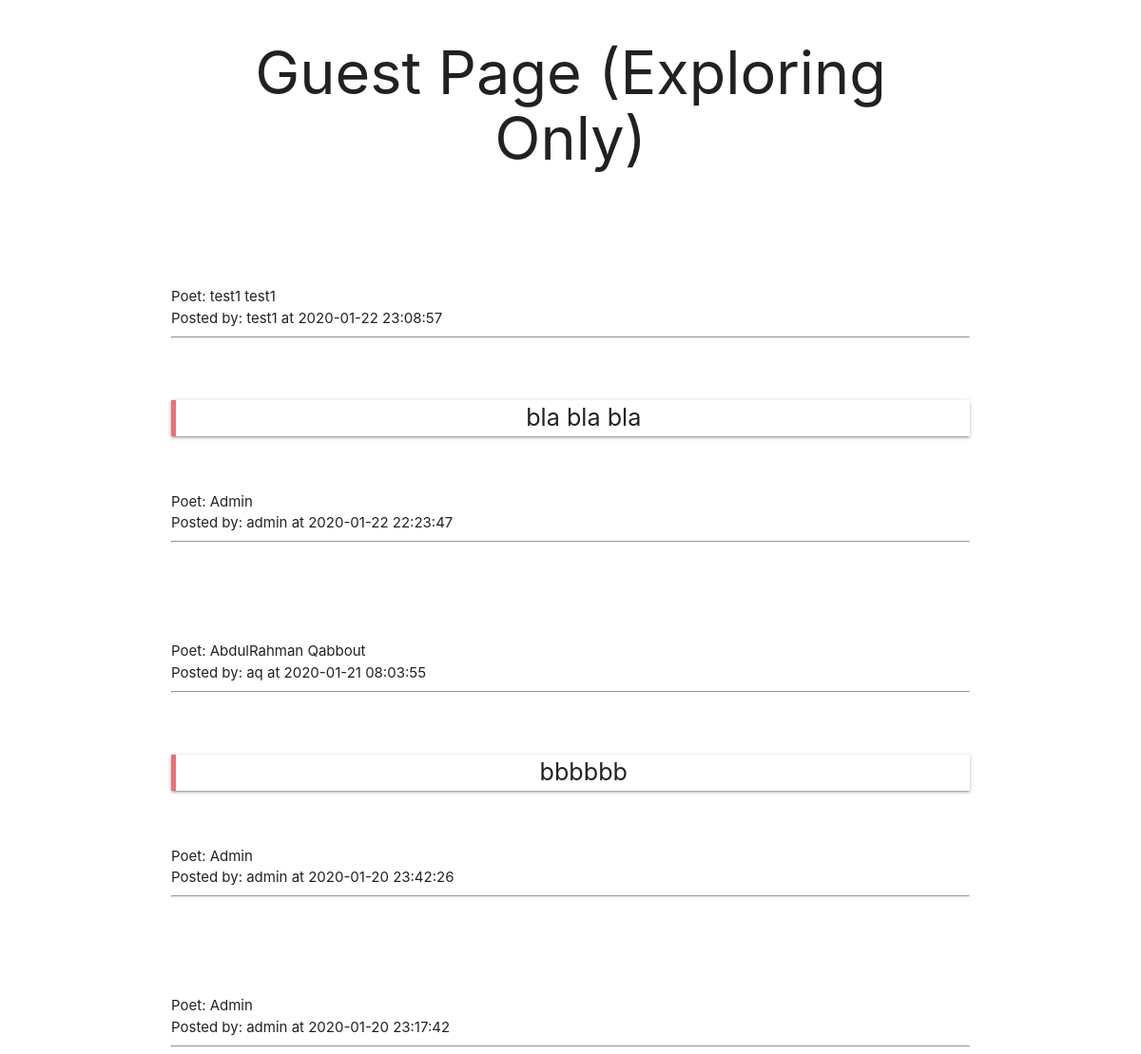
Page /timelineguest.php?username=guest on the committed database.
### tables this page shows
CREATE TABLE `poems` (
  `poemid` int(11) NOT NULL,
  `poem` longtext NOT NULL,
  `fname` varchar(50) NOT NULL,
  `lname` varchar(50) NOT NULL,
  `time` timestamp NOT NULL DEFAULT current_timestamp(),
  `username` varchar(50) NOT NULL
);

### timelineguest.php (the view, shortened to what this page needs)
<head>
    <link rel="stylesheet" href="https://cdnjs.cloudflare.com/ajax/libs/materialize/1.0.0/css/materialize.min.css">
</head>
<body class="container">
</body>
<?php
if (isset($_GET['username']))
    if ($_GET['username'] == 'guest') {
        include("conn.php");
        $sql = "SELECT * from poems";
        $result = mysqli_query($conn, $sql);
        $poems = mysqli_fetch_all($result, MYSQLI_ASSOC);
        echo ("<div class='center-align'><h1>Guest Page (Exploring Only)</h1></div>");
        foreach (array_reverse($poems) as $poem) {
        echo ("<div class='flow-text'>");
            echo ("<br><blockquote class='center-align z-depth-1'>" . $poem["poem"] . "</blockquote> <br>");
        echo ("</div>");
            echo ("Poet: " . $poem["fname"] . " " . $poem["lname"] . "<br>");
            echo ("Posted by: " . $poem["username"] . " at " . $poem["time"]);
            echo ("<br><hr>");
        }
    }
?>

### rows in the picture
poems: fname "test1", lname "test1", username "test1", time "2020-01-22 23:08:57"
poems: poem "bla bla bla", fname "Admin", username "admin", time "2020-01-22 22:23:47"
poems: fname "AbdulRahman", lname "Qabbout", username "aq", time "2020-01-21 08:03:55"
poems: poem "bbbbbb", fname "Admin", username "admin", time "2020-01-20 23:42:26"
poems: fname "Admin", username "admin", time "2020-01-20 23:17:42"
